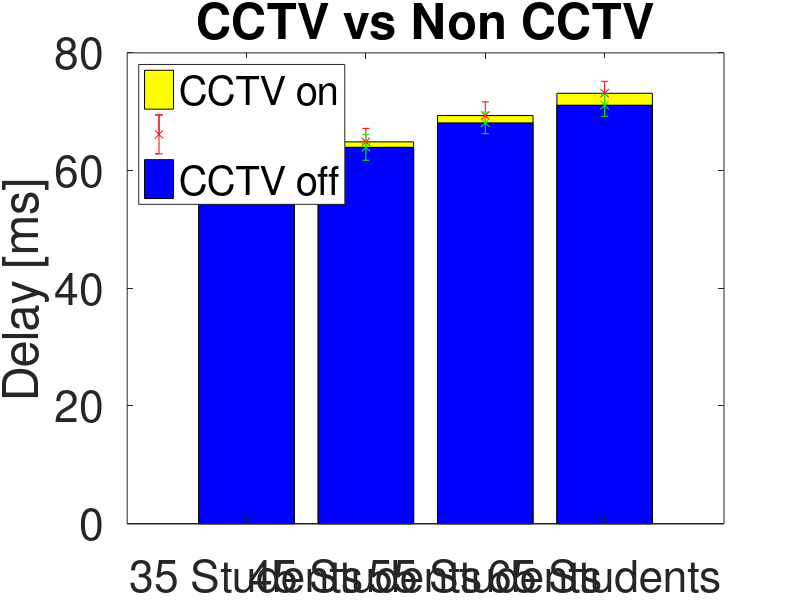

Reproduce this figure in MATLAB.
%1. Load all CI
file1 = load('delay-ThirtyfiveStudentsCI.dat');
file2 = load('delay-FortyfiveStudentsCI.dat');
file3 = load('delay-FiftyfiveStudentsCI.dat');
file4 = load('delay-SixtyfiveStudentsCI.dat');

%2. Scale to %
file1=1000.*file1;
file2=1000.*file2;
file3=1000.*file3;
file4=1000.*file4;

%3. Convert to mean + variance
y=[file1; file2; file3; file4];
transY=transpose(y);

meanY=mean(transY);
x=1:1:length(meanY);

varianceY=transY(2,:)-meanY(1,:);

%NO CCTV****************************

%1. Load all CI
file1 = load('delay-ThirtyfiveStudentsNOCCTVCI.dat');
file2 = load('delay-FortyfiveStudentsNOCCTVCI.dat');
file3 = load('delay-FiftyfiveStudentsNOCCTVCI.dat');
file4 = load('delay-SixtyfiveStudentsNOCCTVCI.dat');

%2. Scale to %
file1=1000.*file1;
file2=1000.*file2;
file3=1000.*file3;
file4=1000.*file4;

%3. Convert to mean + variance
y=[file1; file2; file3; file4];
transY1=transpose(y);

meanY1=mean(transY1);
x=1:1:length(meanY);

varianceY1=transY1(2,:)-meanY1(1,:);


%PLOT combined graph with CI**********************
figure
bar(meanY, 'y')
hold on
errorbar(x,meanY,varianceY,'rx')

bar(meanY1,'b')
hold on
errorbar(x,meanY1,varianceY1,'gx')

ylabel('Delay [ms]');
title('CCTV vs Non CCTV')
set(gca,'XTickLabel',{'35 Students', '45 Students', '55 Students', '65 Students'})

set(gca,'FontSize', 32);
legend('CCTV on', '', 'CCTV off', 'Location', 'northwest');
%axis([0.5 4.5 0 15])


